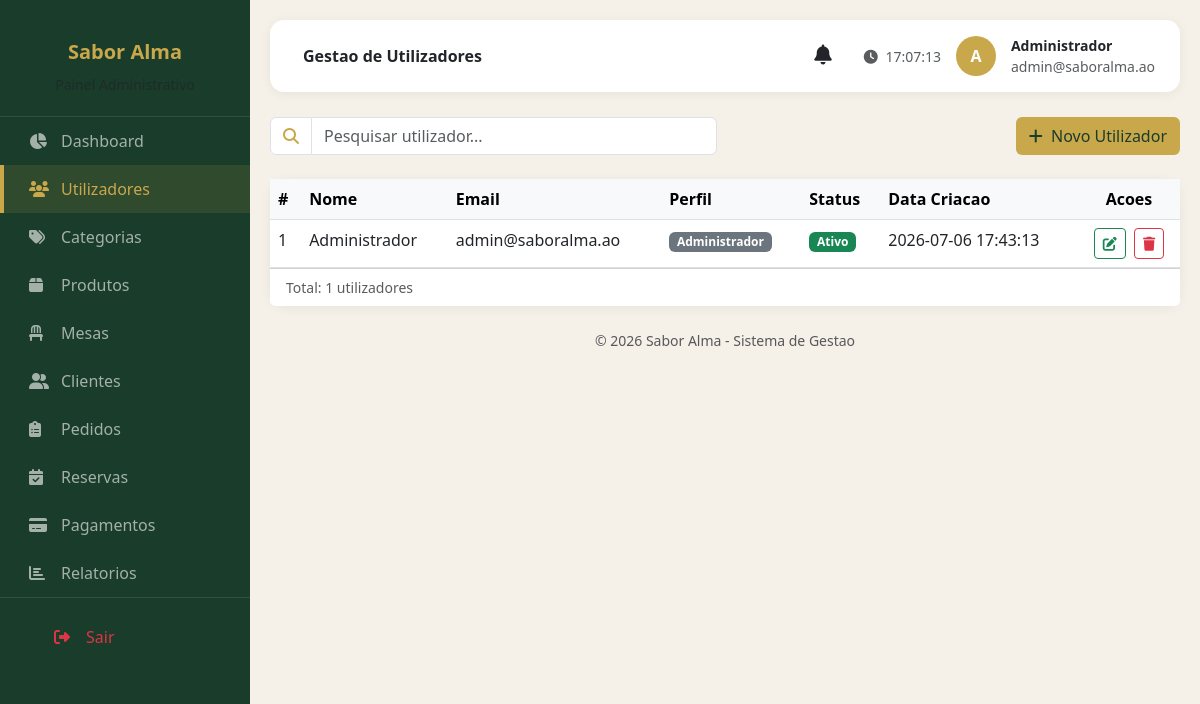
The page /views/admin/utilizadores.php (signed in) on the database its author committed.
### tables this page shows
CREATE TABLE utilizadores (
    id INT AUTO_INCREMENT PRIMARY KEY,
    perfil_id INT NOT NULL,
    nome VARCHAR(100) NOT NULL,
    email VARCHAR(150) NOT NULL UNIQUE,
    senha VARCHAR(255) NOT NULL,
    telefone VARCHAR(20),
    estado ENUM('Ativo', 'Inativo') NOT NULL DEFAULT 'Ativo',
    token_recuperacao VARCHAR(100),
    token_recuperacao_expira DATETIME,
    lembrar_selector VARCHAR(20),
    lembrar_validador_hash VARCHAR(64),
    lembrar_expira DATETIME,
    criado_em DATETIME NOT NULL DEFAULT CURRENT_TIMESTAMP,
    FOREIGN KEY (perfil_id) REFERENCES perfis(id) ON DELETE RESTRICT
);

CREATE TABLE perfis (
    id INT AUTO_INCREMENT PRIMARY KEY,
    nome VARCHAR(30) NOT NULL UNIQUE
);

### config/Sessao.php (called while the page is built, shortened)
<?php
class Sessao
{
    public static function utilizadorAtual(): ?array
    {
        return $_SESSION['utilizador'] ?? null;
    }
    public static function exigirPerfil(string ...$perfis): array
    {
        $utilizador = self::utilizadorAtual();
        return $utilizador;
    }
}

### models/Model.php (called while the page is built, shortened)
<?php
abstract class Model
{
    protected PDO $pdo;
    protected string $tabela;
    public function __construct()
    {
        $this->pdo = Database::getConexao();
    }
    public function buscarPorId(int $id): array|false
    {
        $stmt = $this->pdo->prepare("SELECT * FROM {$this->tabela} WHERE id = ?");
        $stmt->execute([$id]);
        return $stmt->fetch();
    }
}

### config/Database.php (called while the page is built, shortened)
<?php
class Database
{
    private static ?PDO $conexao = null;
    public static function getConexao(): PDO
    {
        if (self::$conexao === null) {
            $config = require __DIR__ . '/config.php';
            $dsn = "mysql:host={$config['host']};dbname={$config['nome']};charset={$config['charset']}";
            self::$conexao = new PDO($dsn, $config['utilizador'], $config['senha'], [
                PDO::ATTR_ERRMODE => PDO::ERRMODE_EXCEPTION,
                PDO::ATTR_DEFAULT_FETCH_MODE => PDO::FETCH_ASSOC,
                PDO::ATTR_EMULATE_PREPARES => false,
            ]);
        }
        return self::$conexao;
    }
}

### inicializar.php (called while the page is built, shortened)
<?php
require_once __DIR__ . '/config/Database.php';
require_once __DIR__ . '/config/Sessao.php';
require_once __DIR__ . '/models/Model.php';
require_once __DIR__ . '/models/UsuarioModel.php';
if (Sessao::estaLogado()) {
    $utilizadorSessao = (new UsuarioModel())->buscarPorId(Sessao::utilizadorAtual()['id']);
}

### models/UsuarioModel.php (called while the page is built, shortened)
<?php
require_once __DIR__ . '/Model.php';
class UsuarioModel extends Model
{
    public function todosComPerfil(): array
    {
        $sql = 'SELECT u.*, p.nome AS perfil_nome
                FROM utilizadores u
                JOIN perfis p ON p.id = u.perfil_id
                ORDER BY u.nome';
        return $this->pdo->query($sql)->fetchAll();
    }
}

### views/admin/utilizadores.php (the view, shortened to what this page needs)
<?php
require_once __DIR__ . "/../../inicializar.php";
$utilizadorLogado = Sessao::exigirPerfil("Administrador");
$usuarioModel = new UsuarioModel();
$lista = $usuarioModel->todosComPerfil();
?>
<!DOCTYPE html>
<html lang="pt">
<head>
    <link href="https://cdn.jsdelivr.net/npm/bootstrap@5.3.0/dist/css/bootstrap.min.css" rel="stylesheet">
    <link rel="stylesheet" href="https://cdnjs.cloudflare.com/ajax/libs/font-awesome/6.4.0/css/all.min.css">
    <link rel="stylesheet" href="../../assets/css/admin.css">
</head>
<body>
    <div class="sidebar" id="sidebar">
        <div class="logo">
            <h5 style="color: #c9a84c;">Sabor Alma</h5>
            <small class="text-muted">Painel Administrativo</small>
        </div>
        <nav>
            <a href="dashboard.php" class="menu-item"><i class="fas fa-chart-pie"></i> Dashboard</a>
            <a href="utilizadores.php" class="menu-item active"><i class="fas fa-users"></i> Utilizadores</a>
            <a href="categorias.php" class="menu-item"><i class="fas fa-tags"></i> Categorias</a>
            <a href="produtos.php" class="menu-item"><i class="fas fa-box"></i> Produtos</a>
            <a href="mesas.php" class="menu-item"><i class="fas fa-chair"></i> Mesas</a>
            <a href="clientes.php" class="menu-item"><i class="fas fa-user-friends"></i> Clientes</a>
            <a href="pedidos.php" class="menu-item"><i class="fas fa-clipboard-list"></i> Pedidos</a>
            <a href="reservas.php" class="menu-item"><i class="fas fa-calendar-check"></i> Reservas</a>
            <a href="pagamentos.php" class="menu-item"><i class="fas fa-credit-card"></i> Pagamentos</a>
            <a href="relatorios.php" class="menu-item"><i class="fas fa-chart-bar"></i> Relatorios</a>
        </nav>
        <div style="border-top: 1px solid rgba(255,255,255,0.1); padding: 15px 25px;">
            <a href="../cliente/login.php" class="menu-item text-danger" onclick="logout()">
                <i class="fas fa-sign-out-alt"></i> Sair
            </a>
        </div>
    </div>
    <div class="main-content">
        <div class="top-navbar">
            <div>
                <span class="fw-semibold ms-2">Gestao de Utilizadores</span>
            </div>
            <div class="user-info">
                <?php include __DIR__ . '/_notificacoes-bell.php'; ?>
                <span class="text-muted small d-none d-md-inline">
                    <i class="fas fa-clock me-1"></i> <span id="relogio"></span>
                </span>
                <div class="avatar"><?= htmlspecialchars(strtoupper(substr($utilizadorLogado['nome'], 0, 1))) ?></div>
                <div class="d-none d-sm-block">
                    <div class="fw-semibold small"><?= htmlspecialchars($utilizadorLogado['nome']) ?></div>
                    <div class="text-muted small"><?= htmlspecialchars($utilizadorLogado['email']) ?></div>
                </div>
            </div>
        </div>
        <div class="row g-3 mb-4">
            <div class="col-md-6">
                <div class="input-group">
                    <span class="input-group-text bg-white"><i class="fas fa-search" style="color: #c9a84c;"></i></span>
                    <input type="text" class="form-control" id="pesquisaUtilizador" placeholder="Pesquisar utilizador..." onkeyup="filtrarUtilizadores()">
                </div>
            </div>
            <div class="col-md-6 text-md-end">
                <button class="btn" style="background: #c9a84c; color: #1a3c2a;" onclick="abrirModalUtilizador()">
                    <i class="fas fa-plus me-1"></i> Novo Utilizador
                </button>
            </div>
        </div>
        <div class="card card-dashboard p-0">
            <div class="table-responsive">
                <table class="table table-hover mb-0">
                    <thead class="table-light">
                        <tr>
                            <th>#</th>
                            <th>Nome</th>
                            <th>Email</th>
                            <th>Perfil</th>
                            <th>Status</th>
                            <th>Data Criacao</th>
                            <th class="text-center">Acoes</th>
                        </tr>
                    </thead>
                    <tbody id="tabelaUtilizadores">
                        <?php foreach ($lista as $i => $u): ?>
                            <tr>
                                <td><?= $i + 1 ?></td>
                                <td><?= htmlspecialchars($u['nome']) ?></td>
                                <td><?= htmlspecialchars($u['email']) ?></td>
                                <td><span class="badge bg-secondary"><?= htmlspecialchars($u['perfil_nome']) ?></span></td>
                                <td><span class="badge bg-<?= $u['estado'] === 'Ativo' ? 'success' : 'warning' ?>"><?= htmlspecialchars($u['estado']) ?></span></td>
                                <td><?= htmlspecialchars($u['criado_em']) ?></td>
                                <td class="text-center">
                                    <button type="button" class="btn btn-sm btn-outline-success me-1"
                                        onclick="editarUtilizador(this)"
                                        data-id="<?= $u['id'] ?>"
                                        data-nome="<?= htmlspecialchars($u['nome']) ?>"
                                        data-email="<?= htmlspecialchars($u['email']) ?>"
                                        data-perfil="<?= htmlspecialchars($u['perfil_nome']) ?>"
                                        data-estado="<?= htmlspecialchars($u['estado']) ?>">
                                        <i class="fas fa-edit"></i>
                                    </button>
                                    <button type="button" class="btn btn-sm btn-outline-danger" onclick="eliminarUtilizador(<?= $u['id'] ?>)">
                                        <i class="fas fa-trash"></i>
                                    </button>
                                </td>
                            </tr>
                        <?php endforeach; ?>
                    </tbody>
                </table>
            </div>
            <div class="card-footer bg-white d-flex justify-content-between">
                <span class="text-muted small" id="totalUtilizadores">Total: <?= count($lista) ?> utilizadores</span>
            </div>
        </div>
        <footer class="text-center text-muted small mt-4">&copy; 2026 Sabor Alma - Sistema de Gestao</footer>
    </div>
</body>
</html>

### assets/css/admin.css (style rules this page uses)
:root { --verde-escuro: #1a3c2a; --dourado: #c9a84c; --creme: #f5f0e8; }
* { margin: 0; padding: 0; box-sizing: border-box; }
body { font-family: 'Segoe UI', Tahoma, Geneva, Verdana, sans-serif; background: var(--creme); }
.sidebar { position: fixed; top: 0; left: 0; height: 100vh; width: 250px; background: var(--verde-escuro); padding: 20px 0; overflow-y: auto; z-index: 1000; transition: transform 0.3s ease; }
.sidebar .logo { text-align: center; padding: 20px; border-bottom: 1px solid rgba(255,255,255,0.1); }
.sidebar .logo h5 { color: var(--dourado); font-weight: 700; }
.sidebar .logo small { color: rgba(255,255,255,0.5); }
.sidebar .menu-item { display: flex; align-items: center; padding: 12px 25px; color: rgba(255,255,255,0.6); text-decoration: none; gap: 12px; transition: all 0.3s; border-left: 4px solid transparent; }
.sidebar .menu-item.active { background: rgba(201, 168, 76, 0.12); color: var(--dourado); border-left-color: var(--dourado); }
.sidebar .menu-item i { width: 20px; }
.sidebar .menu-item.text-danger { color: #dc3545 !important; }
.main-content { margin-left: 250px; padding: 20px; min-height: 100vh; transition: margin-left 0.3s ease; }
.top-navbar { background: white; padding: 15px 25px; border-radius: 14px; box-shadow: 0 2px 12px rgba(0,0,0,0.06); display: flex; justify-content: space-between; align-items: center; margin-bottom: 25px; }
.top-navbar .user-info { display: flex; align-items: center; gap: 15px; }
.top-navbar .avatar { width: 40px; height: 40px; border-radius: 50%; background: var(--dourado); color: white; display: flex; align-items: center; justify-content: center; font-weight: 700; }
.card-dashboard { border: none; border-radius: 16px; box-shadow: 0 2px 12px rgba(0,0,0,0.06); background: white; transition: all 0.3s; }

### rows shown on the page
utilizadores: nome "Administrador", email "admin@saboralma.ao", perfil.nome "Administrador", estado "Ativo", criado_em "2026-07-06 17:43:13"

### other values the page prints
substr($utilizadorLogado['nome'], 0, 1) "A"
$utilizadorLogado['nome'] "Administrador"
$utilizadorLogado['email'] "admin@saboralma.ao"
count($lista) "1"
